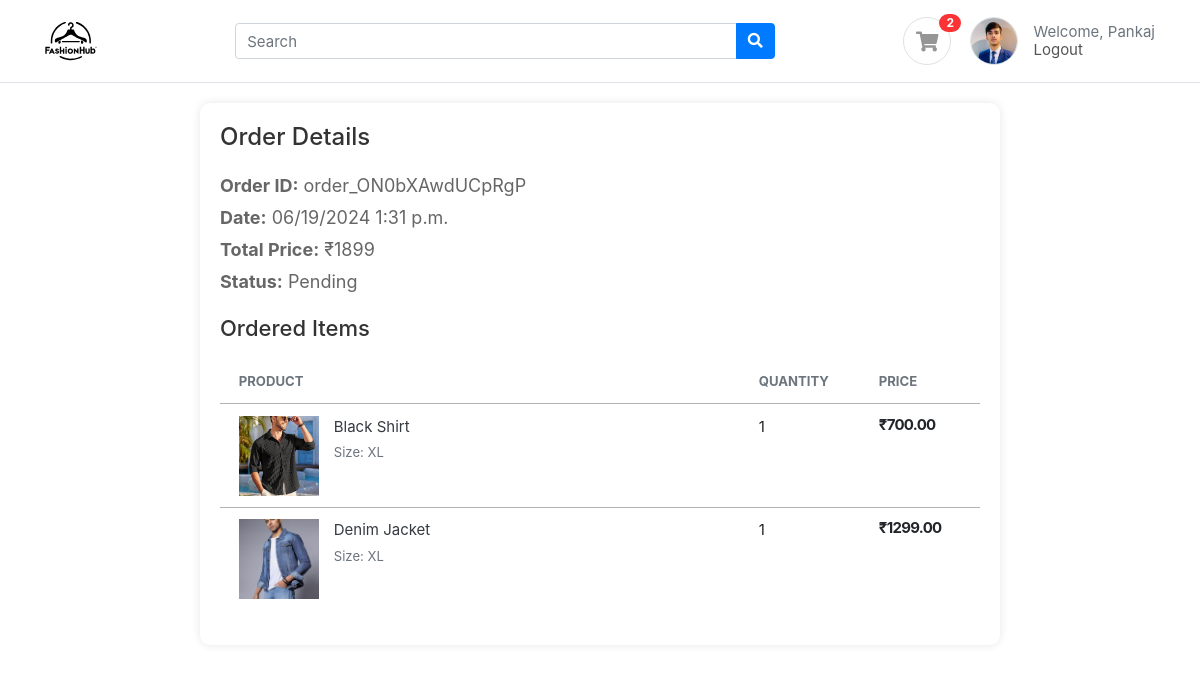
Page /accounts/order-detail/ebb98719-78df-41c0-b3db-0b30c84c3600/ (signed in) on the committed database.
### accounts/models.py (models this page shows, shortened)
class Profile(BaseModel):
  user = models.OneToOneField(User, on_delete=models.CASCADE, related_name='profile')
  is_email_verified = models.BooleanField(default=True)
  email_token = models.CharField(max_length=100, null=True, blank=True)
  profile_image = models.ImageField(upload_to='profile')
  def get_cart_count(self):
    return CartItem.objects.filter(cart__is_paid = False, cart__user = self.user).count()

class Cart(BaseModel):
  user = models.ForeignKey(User, on_delete=models.CASCADE, related_name='carts')
  coupon = models.ForeignKey(Coupon, on_delete=models.SET_NULL, null=True, blank=True)
  is_paid = models.BooleanField(default=False)
  razor_pay_order_id = models.CharField(max_length=100, null=True, blank=True)
  status = models.CharField(max_length=100, default='Pending')
  def get_cart_total(self):
    cart_items = self.cart_items.all()
    price = []
    for cart_item in cart_items:
      price.append(cart_item.get_product_price())
    return sum(price)
  def get_discount_price(self):
    if self.coupon:
      if self.get_cart_total() >= self.coupon.minimum_amount:
        return self.coupon.discount_price
    return 0
  def get_total(self):
    return self.get_cart_total() - self.get_discount_price()

class CartItem(BaseModel):
  cart = models.ForeignKey(Cart, on_delete=models.CASCADE, related_name='cart_items')
  product = models.ForeignKey(Product, on_delete=models.SET_NULL, null=True, blank=True)
  quantity = models.IntegerField(default=1)
  color_variant = models.ForeignKey(ColorVariant, on_delete=models.SET_NULL, null=True, blank=True)
  size_variant = models.ForeignKey(SizeVariant, on_delete=models.SET_NULL, null=True, blank=True)
  def get_product_price(self):
    price = [self.product.price]
    if self.color_variant:
      color_variant_price = self.color_variant.price
      price.append(color_variant_price)
    if self.size_variant:
      size_variant_price = self.size_variant.price
      price.append(size_variant_price)
    return sum(price)

### products/models.py (models this page shows, shortened)
class Product(BaseModel):
  product_name = models.CharField(max_length=100)
  slug = models.SlugField(unique=True, null=True, blank=True)
  category = models.ForeignKey(Category, on_delete=models.CASCADE, related_name='products')
  price = models.IntegerField()
  product_description = models.TextField()
  color_variant = models.ManyToManyField(ColorVariant, blank = True)
  size_variant = models.ManyToManyField(SizeVariant, blank = True)

class SizeVariant(BaseModel):
  size = models.CharField(max_length=100)
  price = models.IntegerField(default=0)

class Coupon(BaseModel):
  coupon_code = models.CharField(max_length=100)
  is_expired = models.BooleanField(default=False)
  discount_price = models.IntegerField(default=100)
  minimum_amount = models.IntegerField(default=500)

class ProductImage(BaseModel):
  product = models.ForeignKey(Product, on_delete=models.CASCADE, related_name='product_images')
  image = models.ImageField(upload_to='product')

### accounts/views.py (the view)
# urls.py: path('order-detail/<order_uid>/', order_detail, name='order_detail'),
def order_detail(request, order_uid):
  order = Cart.objects.get(uid = order_uid)
  context = {
    'order':order
  }
  return render(request,'accounts/order-detail.html', context)

### templates/accounts/order-detail.html
{% extends "base/base.html" %} {% load static %}{% block start %}
<head>
  <link rel="stylesheet" href="{% static 'css/order-detail.css' %}" />
</head>
<body>
  <div class="order-detail-container">
    <div class="order-summary">
      <h1>Order Details</h1>
      <p><strong>Order ID:</strong> {{ order.razor_pay_order_id }}</p>
      <p>
        <strong>Date:</strong> {{order.created_at|date:"SHORT_DATETIME_FORMAT"}}
      </p>
      <p><strong>Total Price:</strong> &#8377;{{ order.get_total }}</p>
      <p><strong>Status:</strong> {{ order.status }}</p>
    </div>
    <div class="ordered-items">
      <h2>Ordered Items</h2>
      <table class="table table-borderless table-shopping-cart">
        <thead class="text-muted">
          <tr class="small text-uppercase">
            <th scope="col">Product</th>
            <th scope="col" width="120">Quantity</th>
            <th scope="col" width="120">Price</th>
          </tr>
        </thead>
        <tbody>
          {% for cart_item in order.cart_items.all%}
          <tr>
            <td>
              <figure class="itemside">
                <div class="aside">
                  <img
                    src="{% static '' %}{{cart_item.product.product_images.first.image }}"
                    class="img-sm"
                  />
                </div>
                <figcaption class="info">
                  <a href="" class="title text-dark"
                    >{{cart_item.product.product_name}}</a
                  >
                  {% if cart_item.size_variant %}
                  <p class="text-muted small">
                    Size: {{cart_item.size_variant.size}}
                  </p>
                  {% endif %}
                </figcaption>
              </figure>
            </td>
            <td>
              <div>{{cart_item.quantity}}</div>
            </td>
            <td>
              <div class="price-wrap">
                <var class="price"
                  >&#8377;{{cart_item.get_product_price}}.00</var
                >
              </div>
            </td>
          </tr>
          {% endfor %}
        </tbody>
      </table>
    </div>
  </div>
</body>
{% endblock %}

### templates/base/base.html (shortened to what this page needs)
{%load static%}
<!DOCTYPE html>
<html lang="en">
  <head>
    <link
      href="{% static 'css/bootstrap.css' %}"
      rel="stylesheet"
      type="text/css"
    />
    <link
      href="{% static 'fonts/fontawesome/css/all.min.css' %}"
      type="text/css"
      rel="stylesheet"
    />
    <link href="{% static 'css/ui.css' %}" rel="stylesheet" type="text/css" />
    <link href="{% static 'css/responsive.css' %}" rel="stylesheet" />
  </head>
  <body>
    <header class="section-header">
      <section class="header-main border-bottom">
        <div class="container">
          <div class="row align-items-center">
            <div class="col-lg-2 col-4">
              <div class="brand-wrap">
                <a href="/"
                  ><img class="logo" src="{% static 'images/fashionhub.svg' %}"
                /></a>
              </div>
            </div>
            <div class="col-lg-6 col-sm-12">
              <form method="POST" class="search">
                <div class="input-group w-100">
                  <input
                    type="text"
                    class="form-control"
                    placeholder="Search"
                    name="search"
                  />
                  <div class="input-group-append">
                    <button class="btn btn-primary" type="submit">
                      <i class="fa fa-search"></i>
                    </button>
                  </div>
                </div>
              </form>
            </div>
            <div class="col-lg-4 col-sm-6 col-8">
              <div class="widgets-wrap float-md-right">
                <div class="widget-header mr-3">
                  <a
                    href="{% url 'cart' %}"
                    class="icon icon-sm rounded-circle border"
                    ><i class="fa fa-shopping-cart"></i
                  ></a>
                  <span class="badge badge-pill badge-danger notify"
                    >{{request.user.profile.get_cart_count}}</span
                  >
                </div>
                <div class="widget-header icontext">
                  {% if user.first_name %}
                  <a href="{% url 'profile' %}">
                    <img
                      src="{% static '' %}{{user.profile.profile_image}}"
                      class="icon icon-sm rounded-circle border"
                    />
                  </a>
                  {% else %}
                  <div class="icon icon-sm rounded-circle border">
                    <i class="fa fa-user"></i>
                  </div>
                  {% endif %}
                  <div class="text">
                    {% if user.first_name %}
                    <span class="text-muted">Welcome, {{user.first_name}}</span>
                    <div><a href="{% url 'logout'%}">Logout</a></div>
                    {% else %}
                    <span class="text-muted">Welcome!</span>
                    <div>
                      <a href="{% url 'login'%}">Login</a> |
                      <a href="{% url 'register'%}">SignUp</a>
                    </div>
                    {% endif %}
                  </div>
                </div>
              </div>
            </div>
          </div>
        </div>
      </section>
    </header>
    {% block start%}{% endblock %}
  </body>
</html>

### public/static/css/ui.css (style rules this page uses)
html { font-family: "Inter", sans-serif; font-size: 15px; }
.price-wrap { letter-spacing: -0.7px; }
.icon-xs, .icon-sm, .icon-md, .icon-lg { display: inline-block; text-align: center; flex-shrink: 0; flex-grow: 0; }
.icon-sm { width: 48px; height: 48px; line-height: 48px; font-size: 20px; }
.img-xs, .img-sm, .img-md, .img-lg { object-fit: cover; flex-shrink: 0; flex-grow: 0; }
.img-sm { width: 80px; height: 80px; }
var { font-style: normal; }
figure { margin-bottom: 0; }
p:last-child { margin-bottom: 0; }
.header-main { position: relative; padding-top: 1rem; padding-bottom: 1rem; }
.brand-wrap .logo, .navbar-brand .logo { margin-right: 7px; max-height: 52px; display: inline-block; }
.widget-header { display: inline-block; vertical-align: middle; position: relative; }
.widget-header a { color: #545454; }
.widget-header i { color: #969696; }
.widget-header .notify { position: absolute; top: -3px; right: -10px; }
.itemside { position: relative; display: flex; width: 100%; }
.itemside .aside { position: relative; flex-shrink: 0; }
.itemside .info { padding-left: 15px; padding-right: 7px; }
.itemside p { margin-bottom: 0; }
.itemside .title { display: block; margin-bottom: 5px; color: #212529; }
.icontext { display: inline-flex; align-items: center; vertical-align: middle; }
.icontext .text { width: 100%; line-height: 1.2; color: #212529; }
.icontext .icon { position: relative; margin-right: 15px; flex-shrink: 0; flex-grow: 0; }
.notify { position: absolute; top: -4px; right: -10px; display: inline-block; padding: 0.25em 0.6em; font-size: 12px; line-height: 1; text-align: center; border-radius: 3rem; color: #fff; background-color: #fa3434; }
.price { font-weight: 600; color: #212529; }
.table-shopping-cart.table td, .table-shopping-cart.table th { padding-left: 1.25rem; padding-right: 1.25rem; }
.table-shopping-cart .price-wrap { line-height: 1.2; }
.table-shopping-cart .price { font-weight: bold; margin-right: 5px; display: block; }

### public/static/css/order-detail.css (style rules this page uses)
.order-detail-container { max-width: 800px; margin: 20px auto; background-color: #fff; padding: 20px; border-radius: 10px; box-shadow: 0 0 10px rgba(0, 0, 0, 0.1); }
.order-summary { margin-bottom: 20px; }
.order-summary h1 { font-size: 24px; margin-bottom: 20px; color: #333; }
.order-summary p { font-size: 18px; margin: 5px 0; color: #666; }
.ordered-items h2 { font-size: 22px; margin-bottom: 20px; color: #333; }
.ordered-items tbody tr { border-top: 1px solid #b2b1b1; }

### rows in the picture
Cart: razor_pay_order_id "order_ON0bXAwdUCpRgP", created_at "06/19/2024 1:31 p.m.", get_total "1899", status "Pending"
CartItem: product.product_images.first.image (picture), product.product_name "Black Shirt", size_variant.size "XL", quantity "1", get_product_price "700"
CartItem: product.product_images.first.image (picture), product.product_name "Denim Jacket", size_variant.size "XL", quantity "1", get_product_price "1299"

### other values in the picture
{{ request.user.profile.get_cart_count }} "2"
{{ user.first_name }} "Pankaj"
